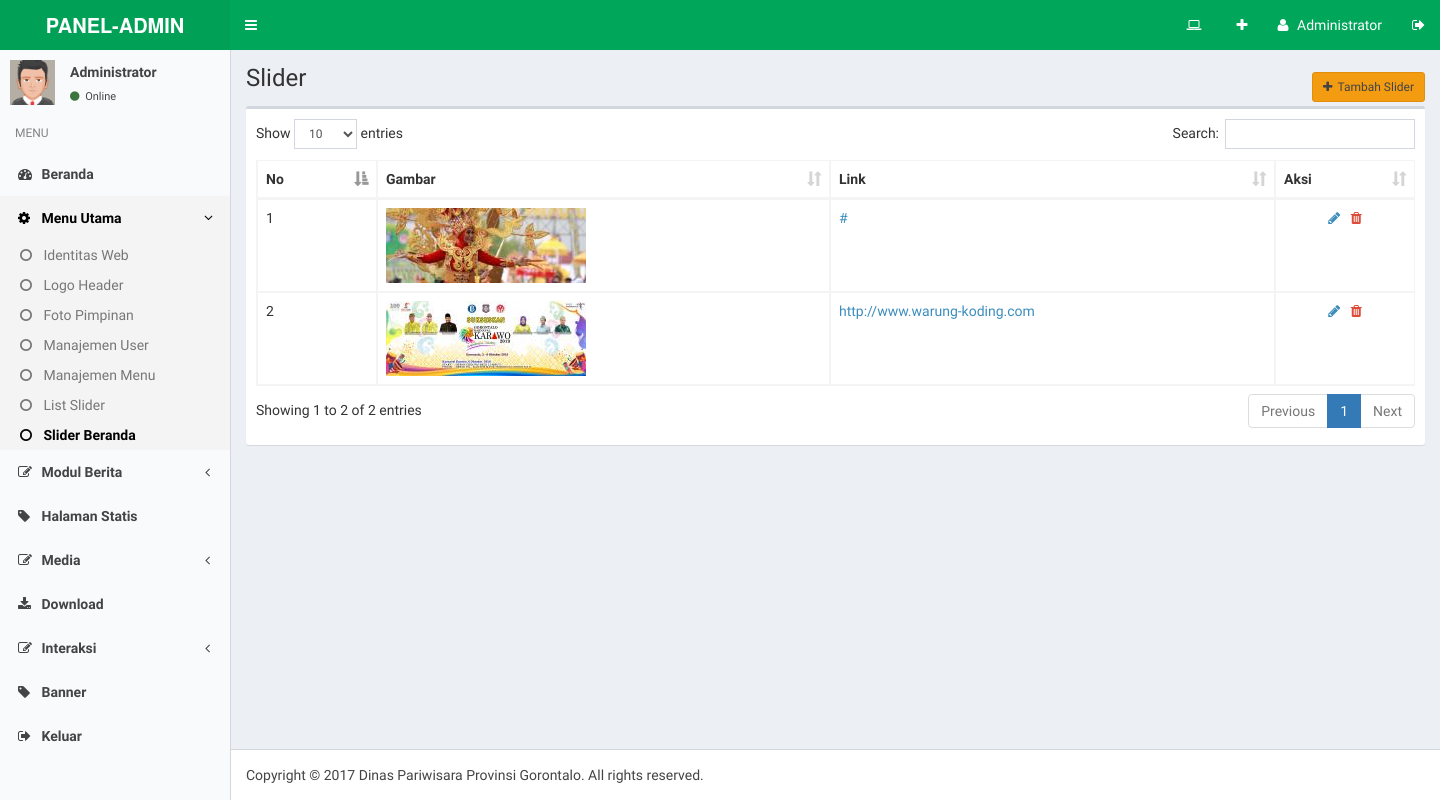
The app's page /adminweb/media.php?module=slider (signed in) with its own data.
### tables this page shows
CREATE TABLE `slider` (
  `id_slider` int(11) NOT NULL,
  `gmb_slider` varchar(200) NOT NULL,
  `link` varchar(200) NOT NULL
);

CREATE TABLE `identitas` (
  `id_identitas` int(5) NOT NULL,
  `nama_pemilik` varchar(100) NOT NULL,
  `nama_website` varchar(100) NOT NULL,
  `alamat_website` varchar(100) NOT NULL,
  `meta_deskripsi` varchar(250) NOT NULL,
  `meta_keyword` varchar(250) NOT NULL,
  `email` varchar(100) NOT NULL,
  `facebook` varchar(100) NOT NULL,
  `twitter` varchar(100) NOT NULL,
  `fb` varchar(100) NOT NULL,
  `tube` varchar(100) NOT NULL,
  `ig` varchar(100) NOT NULL,
  `twitter_widget` text NOT NULL,
  `wtemp` text NOT NULL,
  `favicon` varchar(50) NOT NULL,
  `logo` varchar(200) NOT NULL,
  `fopim` varchar(100) NOT NULL,
  `telpon` varchar(20) NOT NULL,
  `alamat` text NOT NULL
);

### adminweb/includes/bootstrap.php (called while the page is built, shortened)
<?php
function e(?string $s): string {
    return htmlspecialchars($s ?? '', ENT_QUOTES, 'UTF-8');
}
$root = dirname(dirname(__DIR__));
require_once $root . '/config/koneksi.php';

### config/koneksi.php (called while the page is built, shortened)
<?php
$dbconnection = null;
function querydb($query)
{
    global $dbconnection;
    $result = $dbconnection->query($query);
    return $result;
}
?>

### adminweb/modul/mod_slider/slider.php (the view, shortened to what this page needs)
<?php
if (empty($_SESSION['namauser']) AND empty($_SESSION['passuser'])){
	echo "<script>alert('Untuk mengakses modul, Anda harus login dulu.'); window.location = '../../index.php'</script>";
}
else{
  $aksi = "modul/mod_slider/aksi_slider.php";
  $act = isset($_GET['act']) ? $_GET['act'] : '';
?>
	<section class="content-header">
		<h1>Slider</h1>
		<ol class="breadcrumb">
            <li><a class="btn btn-warning btn-sm" href="?module=slider&act=tambahslider"><i class="fa fa-plus"></i>Tambah Slider</a></li>
        </ol>
	</section>
	<section class="content">
		<div class="row">
			<div class="col-xs-12">
<?php
  switch($act){
    default:
?>
              <div class="box">
                <div class="box-body">
                  <table id="databanner" class="table table-bordered table-hover">
                    <thead>
                      <tr>
                        <th>No</th>
                        <th>Gambar</th>
                        <th>Link</th>
                        <th>Aksi</th>
                      </tr>
                    </thead>
                    <tbody>
					<?php
					$query  = "SELECT * FROM slider ORDER BY id_slider DESC";
					$tampil = querydb($query);
					$no=1;
					while ($r=$tampil->fetch_array()){
						echo "<tr><td>$no</td>
							<td><img src=\"../foto_slider/small_$r[gmb_slider]\"></td>
							<td><a href=\"$r[link]\" target=\"_blank\">$r[link]</a></td>
							<td align=\"center\"><a href=\"?module=slider&act=editslider&id=$r[id_slider]\" title=\"Edit Data\"><i class=\"fa fa-pencil\"></i></a> &nbsp;
							<a href=\"$aksi?module=slider&act=hapus&id=$r[id_slider]\" onclick=\"return confirm('APAKAH ANDA YAKIN AKAN MENGHAPUS SLIDER INI ?')\" title=\"Hapus Data\"><i class=\"fa fa-trash text-red\"></i></a></td>
							</tr>";
						$no++;
					}
					?>
                    </tbody>
                  </table>
                </div>
              </div>
<?php
	break;
?>
<?php
  }
?>
            </div>
		</div>
	</section>
<?php
}
?>

### adminweb/media.php (shortened to what this page needs)
<?php
if (empty($_SESSION['namauser']) AND empty($_SESSION['passuser'])){
	echo "<script>alert('Untuk mengakses modul, Anda harus login dulu.'); window.location = 'index.php'</script>";
}
else{
	include "../config/koneksi.php";
	include "header.php";
	include "menu.php";
?>
      <div class="content-wrapper">
		<?php include "content.php"; ?>
      </div>
<?php
include "footer.php";
}
?>

### adminweb/header.php (shortened to what this page needs)
<?php
if (empty($_SESSION['namauser']) AND empty($_SESSION['passuser'])){
	echo "<script>alert('Untuk mengakses modul, Anda harus login dulu.'); window.location = 'index.php'</script>";
}
else{
	$ambiliden = querydb("SELECT * FROM identitas LIMIT 1");
	$tdin	   = $ambiliden->fetch_array();
?>
<!DOCTYPE html>
<html>
  <head>
    <link rel="stylesheet" href="bootstrap/css/bootstrap.min.css">
    <link rel="stylesheet" href="bootstrap/css/font-awesome.min.css">
    <link rel="stylesheet" href="plugins/daterangepicker/daterangepicker-bs3.css">
    <link rel="stylesheet" href="plugins/iCheck/all.css">
    <link rel="stylesheet" href="plugins/datatables/dataTables.bootstrap.css">
    <link rel="stylesheet" href="plugins/select2/select2.min.css">
    <link rel="stylesheet" href="dist/css/AdminLTE.min.css">
    <link rel="stylesheet" href="dist/css/skins/_all-skins.min.css">
  </head>
  <body class="hold-transition skin-green-light sidebar-mini">
    <div class="wrapper">
      <header class="main-header">
		<a href="media.php?module=beranda" class="logo">
		  <span class="logo-lg pull-center"><b>PANEL-ADMIN</b></span>
      </a>
        <nav class="navbar navbar-static-top" role="navigation">
          <a href="#" class="sidebar-toggle" data-toggle="offcanvas" role="button">
          </a>
		  <div class="navbar-custom-menu">
            <ul class="nav navbar-nav">
              <li class="dropdown user user-menu">
                <a href="../" target="_blank" title="Lihat Website"><i class="fa fa-laptop"></i></a>
              </li>
			  <li class="dropdown">
				<a href="#" class="dropdown-toggle" data-toggle="dropdown" title="Tambah"><i class="fa fa-plus"></i></a>
			  </li>
              <li class="dropdown user user-menu">
                <a href="#">
					<i class="fa fa-user"></i>
                  <span class="hidden-xs"><?php echo $_SESSION['namalengkap']; ?></span>
                </a>
              </li>
			  <li>
                <a href="logout.php" title="KELUAR"><i class="fa fa-sign-out"></i></a>
              </li>
            </ul>
          </div>
        </nav>
      </header>
<?php
}
?>

### adminweb/menu.php (shortened to what this page needs)
<?php
require_once __DIR__ . '/includes/bootstrap.php';
if (empty($_SESSION['namauser']) AND empty($_SESSION['passuser'])){
	echo "<script>alert('Untuk mengakses modul, Anda harus login dulu.'); window.location = 'index.php'</script>";
}
else{
	$module=$_GET['module'];
?>
<aside class="main-sidebar">
    <section class="sidebar">
	<div class="user-panel">
			<div class="pull-left image">
				<img src="dist/img/user.png" class="img-responsive">
			</div>
			<div class="pull-left info">
  			<p><?php echo e($_SESSION['namalengkap'] ?? ''); ?></p>
  			<a href="#"><i class="fa fa-circle text-success"></i> Online</a>
			</div>
		  </div>
        <ul class="sidebar-menu">
			<li class="header">MENU</li>
            <li class="<?php if($module=="beranda") echo "active"; ?>"><a href="?module=beranda" title="beranda"><i class="fa fa-dashboard"></i> <span>Beranda</span></a></li>
            <li class="treeview <?php if($module=="identitas" || $module=="modul" || $module=="user" || $module=="slider" || $module=="menu" || $module=="logo" || $module=="fopim" || $module=="listslider") echo "active"; ?>">
				<a href="#">
					<i class="fa fa-gear"></i>
					<span><b>Menu Utama</b></span>
					<i class="fa fa-angle-left pull-right"></i>
				</a>
				<ul class="treeview-menu">
					<?php
					if($_SESSION['leveluser']=="admin"){
					?>
					<li class="<?php if($module=="identitas") echo "active"; ?>"><a href="?module=identitas"><i class="fa fa-circle-o"></i> <span>Identitas Web</span></a></li>
					<li class="<?php if($module=="logo") echo "active"; ?>"><a href="?module=logo"><i class="fa fa-circle-o"></i> <span>Logo Header</span></a></li>
					<li class="<?php if($module=="fopim") echo "active"; ?>"><a href="?module=fopim"><i class="fa fa-circle-o"></i> <span>Foto Pimpinan</span></a></li>
					<li class="<?php if($module=="user") echo "active"; ?>"><a href="?module=user"><i class="fa fa-circle-o"></i> <span>Manajemen User</span></a></li>
					<li class="<?php if($module=="menu") echo "active"; ?>"><a href="?module=menu"><i class="fa fa-circle-o"></i> <span>Manajemen Menu</span></a></li>
					<li class="<?php if($module=="listslider") echo "active"; ?>"><a href="?module=listslider"><i class="fa fa-circle-o"></i> <span>List Slider</span></a></li>
					<li class="<?php if($module=="slider") echo "active"; ?>"><a href="?module=slider"><i class="fa fa-circle-o"></i> <span>Slider Beranda</span></a></li>
					<?php }
					else{
					?>
					<li class="<?php if($module=="user") echo "active"; ?>"><a href="?module=user"><i class="fa fa-circle-o"></i> <span>Manajemen User</span></a></li>
					<?php
					}
					?>
				</ul>
			</li>
            <li class="treeview <?php if($module=="berita" || $module=="kategori" || $module=="tag") echo "active"; ?>">
				<a href="#">
					<i class="fa fa-edit"></i>
					<span><b>Modul Berita</b></span>
					<i class="fa fa-angle-left pull-right"></i>
				</a>
			</li>
			<?php
			if($_SESSION['leveluser']=="admin"){
			?>
			<li class="<?php if($module=="halamanstatis") echo "active"; ?>"><a href="?module=halamanstatis" title="Halaman Statis"><i class="fa fa-tag"></i> <span>Halaman Statis</span></a></li>
			<?php } ?>
			<li class="treeview <?php if($module=="album" || $module=="galerifoto" || $module=="sekilasinfo") echo "active"; ?>">
				<a href="#">
					<i class="fa fa-edit"></i>
					<span><b>Media</b></span>
					<i class="fa fa-angle-left pull-right"></i>
				</a>
			</li>
			<li class="<?php if($module=="download") echo "active"; ?>"><a href="?module=download" title="Download"><i class="fa fa-download"></i> <span>Download</span></a></li>
            <li class="treeview <?php if($module=="agenda" || $module=="pengumuman" || $module=="polling" || $module=="hubungi") echo "active"; ?>">
				<a href="#">
					<i class="fa fa-edit"></i>
					<span><b>Interaksi</b></span>
					<i class="fa fa-angle-left pull-right"></i>
				</a>
			</li>
			<li class="<?php if($module=="banner") echo "active"; ?>"><a href="?module=banner" title="Banner"><i class="fa fa-tag"></i> <span>Banner</span></a></li>
			<li><a href="logout.php" title="Keluar"><i class="fa fa-sign-out"></i> <span>Keluar</span></a></li>
        </ul>
    </section>
</aside>
<?php
}
?>

### adminweb/content.php (shortened to what this page needs)
<?php
if (empty($_SESSION['namauser']) AND empty($_SESSION['passuser'])){
	echo "<script>alert('Untuk mengakses modul, Anda harus login dulu.'); window.location = 'index.php'</script>";
}
else{
  if ($_GET['module']=='beranda'){
     include "modul/mod_beranda/beranda.php";
  }
  elseif ($_GET['module']=='identitas'){
    if($_SESSION['leveluser']=="admin"){
      include "modul/mod_identitas/identitas.php";
    }
  }
  elseif ($_GET['module']=='user'){
      include "modul/mod_user/user.php";
  }
  elseif ($_GET['module']=='modul'){
    if($_SESSION['leveluser']=="admin"){
      include "modul/mod_modul/modul.php";
    }
  }
  elseif ($_GET['module']=='kategori'){
      include "modul/mod_kategori/kategori.php";
  }
  elseif ($_GET['module']=='berita'){
      include "modul/mod_berita/berita.php";
  }
  elseif ($_GET['module']=='tag'){
      include "modul/mod_tag/tag.php";
  }
  elseif ($_GET['module']=='agenda'){
      include "modul/mod_agenda/agenda.php";
  }
  elseif ($_GET['module']=='pengumuman'){
      include "modul/mod_pengumuman/pengumuman.php";
  }
  elseif ($_GET['module']=='sekilasinfo'){
    if($_SESSION['leveluser']=="admin"){
      include "modul/mod_sekilasinfo/sekilasinfo.php";
    }
  }
  elseif ($_GET['module']=='listslider'){
    if($_SESSION['leveluser']=="admin"){
      include "modul/mod_listslider/listslider.php";
    }
  }
  elseif ($_GET['module']=='banner'){
      include "modul/mod_banner/banner.php";
  }
  elseif ($_GET['module']=='slider'){
    if($_SESSION['leveluser']=="admin"){
      include "modul/mod_slider/slider.php";
    }
  }
  elseif ($_GET['module']=='polling'){
      include "modul/mod_polling/polling.php";
  }
  elseif ($_GET['module']=='download'){
      include "modul/mod_download/download.php";
  }
  elseif ($_GET['module']=='hubungi'){
      include "modul/mod_hubungi/hubungi.php";
  }
  elseif ($_GET['module']=='templates'){
    if ($_SESSION['leveluser']=='admin'){
      include "modul/mod_templates/templates.php";
    }
  }
  elseif ($_GET['module']=='album'){
      include "modul/mod_album/album.php";
  }
  elseif ($_GET['module']=='galerifoto'){
      include "modul/mod_galerifoto/galerifoto.php";
  }
  elseif ($_GET['module']=='menu'){
    if($_SESSION['leveluser']=="admin"){
      include "modul/mod_menu/menu.php";
    }
  }
  elseif ($_GET['module']=='halamanstatis'){
    if($_SESSION['leveluser']=="admin"){
      include "modul/mod_halamanstatis/halamanstatis.php";
    }
  }
  elseif ($_GET['module']=='logo'){
    if($_SESSION['leveluser']=="admin"){
      include "modul/mod_logo/logo.php";
    }
  }
  elseif ($_GET['module']=='fopim'){
    if($_SESSION['leveluser']=="admin"){
      include "modul/mod_fopim/fopim.php";
    }
	}
}
?>

### adminweb/footer.php (shortened to what this page needs)
<?php
if (empty($_SESSION['namauser']) AND empty($_SESSION['passuser'])){
	echo "<script>alert('Untuk mengakses modul, Anda harus login dulu.'); window.location = 'index.php'</script>";
}
else{
?>
      <footer class="main-footer">
		Copyright &copy; 2017 <?php echo $tdin['nama_pemilik']; ?>. All rights reserved.
      </footer>
    </div>
  </body>
</html>
<?php
}
?>

### records on screen
slider: gmb_slider (picture), link "#"
slider: gmb_slider (picture), link "http://www.warung-koding.com"
identitas: nama_pemilik "Dinas Pariwisara Provinsi Gorontalo"

### other values on screen
$_SESSION['namalengkap'] "Administrator"
